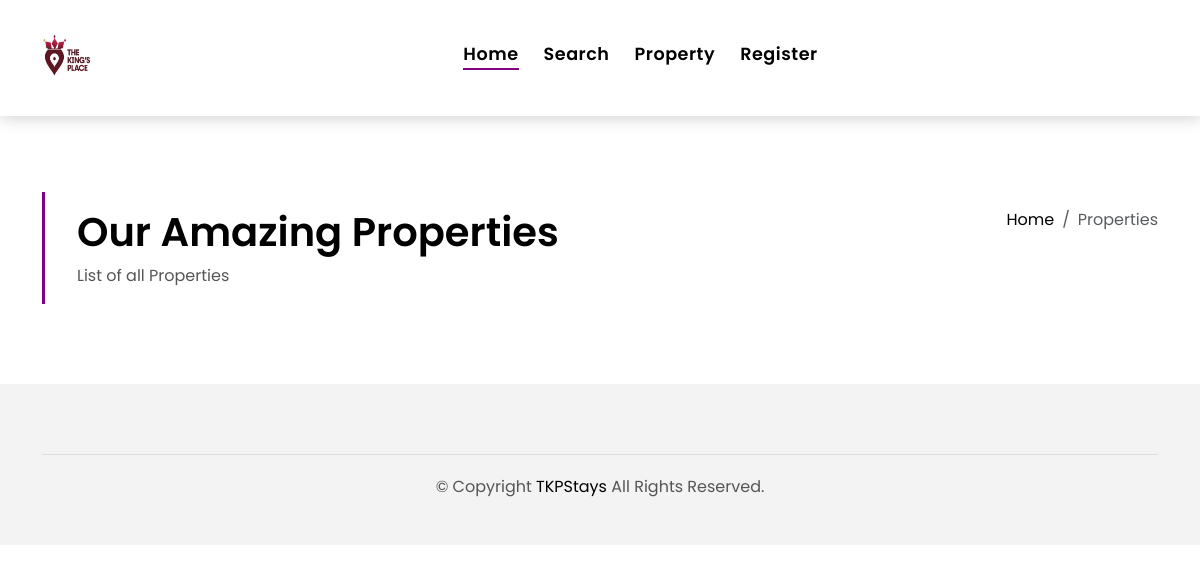
The app's page /customer_portal/all/, older data.
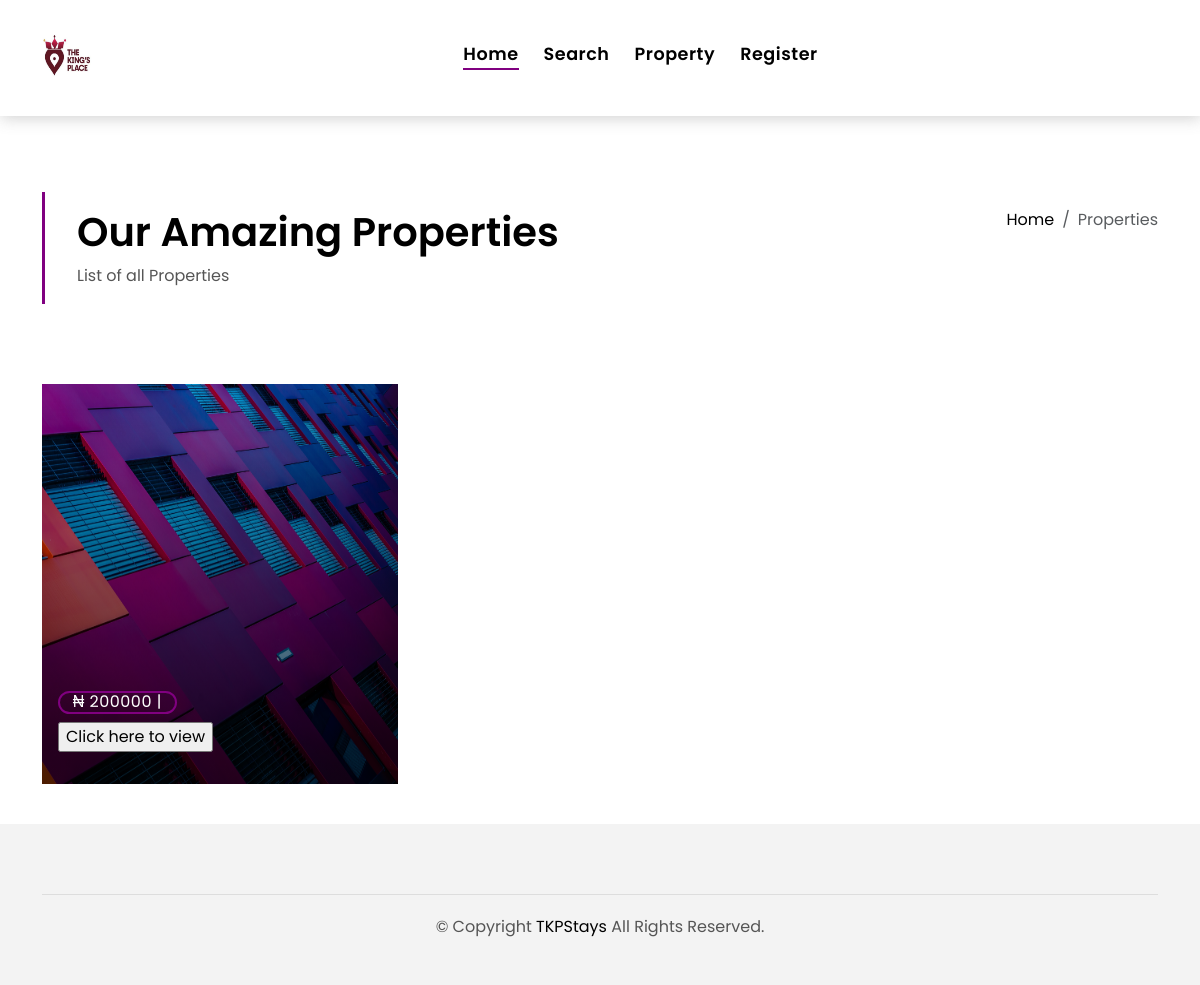
The same page, newer data.
### house_portal/models.py (models this page shows, shortened)
class House(models.Model):
    name = models.CharField(max_length=50)
    area = models.ForeignKey(Area, on_delete=models.SET_NULL, null=True)
    mail = models.EmailField(default='', null=True, blank=True)
    phone = models.CharField(max_length=20, default="", null=True, blank=True)
    address = models.CharField(max_length=300, default="")
    bedrooms = models.PositiveIntegerField(null=True, blank=True)
    bathrooms = models.PositiveIntegerField(null=True, blank=True)
    price = models.IntegerField(null=True, blank=True)
    is_available = models.BooleanField(default=True)
    type = models.CharField(
        max_length=20,
        choices=TYPE_CHOICES,
        default='House'  # Changed the default to a valid choice
    )
    description = models.TextField(max_length=1000)  # Increased the max_length for more flexibility
    is_student_only = models.BooleanField(default=True)
    owner = models.ForeignKey(
        Owner,
        on_delete=models.CASCADE,
        null=True,
        related_name='owned_houses'
    )
    image = models.ImageField(upload_to='house_images/', default='', blank=True)

### customer_portal/views.py (the view)
# urls.py: path('all/', all_houses, name='all'),
def all_houses(request):
    houses = House.objects.all()
    return render(request, 'customer/all_houses.html', {'houses': houses})

### customer_portal/templates/customer/all_houses.html (shortened to what this page needs)
{% extends 'customer/base1.html' %}
{% load static %}
{% block content %}
<main id="main">
    <section class="intro-single">
      <div class="container">
        <div class="row">
          <div class="col-md-12 col-lg-8">
            <div class="title-single-box">
              <h1 class="title-single">Our Amazing Properties</h1>
              <span class="color-text-a">List of all Properties</span>
            </div>
          </div>
          <div class="col-md-12 col-lg-4">
            <nav aria-label="breadcrumb" class="breadcrumb-box d-flex justify-content-lg-end">
              <ol class="breadcrumb">
                <li class="breadcrumb-item">
                  <a href="#">Home</a>
                </li>
                <li class="breadcrumb-item active" aria-current="page">
                  Properties
                </li>
              </ol>
            </nav>
          </div>
        </div>
      </div>
    </section>
    <section class="property-grid grid">
      <div class="container">
        <div class="row">
          <div class="col-sm-12">
          </div>
          {% for house in houses %}
          <div class="col-md-4">
            <div class="card-box-a card-shadow">
              <div class="img-box-a">
                <img src="{{ house.image.url }}" alt="" style="height: 400px;" class="img-a img-fluid">
              </div>
              <div class="card-overlay">
                <div class="card-overlay-a-content">
                  <div class="card-header-a">
                    <h2 class="card-title-a">
                    </h2>
                  </div>
                  <div class="card-body-a">
                    <div class="price-box d-flex">
                      <span class="price-a">₦ {{house.price}} | {{house.type}}</span>
                    </div>
                    <form action="/customer_portal/rent/" method="post">
                      <input type="submit" value="Click here to view">
                    </form>
                  </div>
                </div>
              </div>
            </div>
          </div>
          {% endfor %}
      </div>
    </section>
  </main>
{% endblock %}

Row changes from the older to the newer data that the page shows:
added House: image (picture), price "200000"
